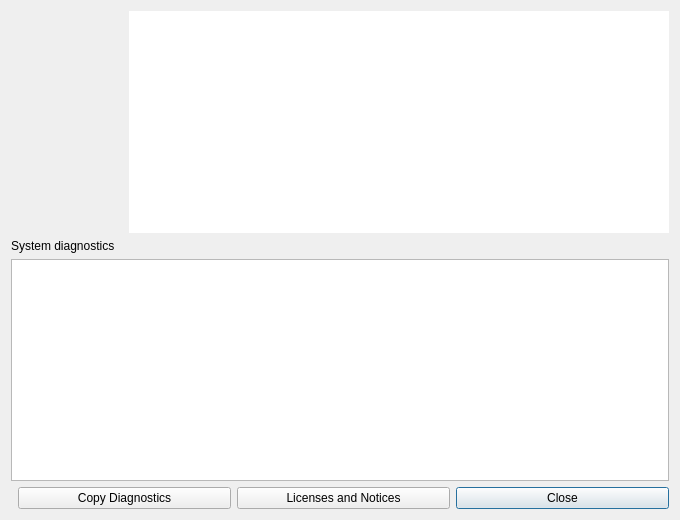
<?xml version="1.0" encoding="UTF-8"?>
<ui version="4.0">
 <class>AboutDialog</class>
 <widget class="QDialog" name="AboutDialog">
  <property name="geometry">
   <rect><x>0</x><y>0</y><width>680</width><height>520</height></rect>
  </property>
  <property name="minimumSize"><size><width>560</width><height>440</height></size></property>
  <property name="windowTitle"><string>About FoamMesh</string></property>
  <layout class="QVBoxLayout" name="verticalLayout">
   <item>
    <layout class="QHBoxLayout" name="identityLayout">
     <item>
      <widget class="QLabel" name="logo">
       <property name="minimumSize"><size><width>112</width><height>112</height></size></property>
       <property name="maximumSize"><size><width>112</width><height>112</height></size></property>
       <property name="scaledContents"><bool>true</bool></property>
       <property name="alignment"><set>Qt::AlignCenter</set></property>
      </widget>
     </item>
     <item>
      <widget class="QTextBrowser" name="description">
       <property name="frameShape"><enum>QFrame::NoFrame</enum></property>
       <property name="openExternalLinks"><bool>true</bool></property>
      </widget>
     </item>
    </layout>
   </item>
   <item>
    <widget class="QLabel" name="diagnosticsLabel">
     <property name="text"><string>System diagnostics</string></property>
    </widget>
   </item>
   <item>
    <widget class="QPlainTextEdit" name="diagnostics">
     <property name="readOnly"><bool>true</bool></property>
     <property name="lineWrapMode"><enum>QPlainTextEdit::NoWrap</enum></property>
    </widget>
   </item>
   <item>
    <layout class="QHBoxLayout" name="buttonLayout">
     <item><spacer name="buttonSpacer"><property name="orientation"><enum>Qt::Horizontal</enum></property></spacer></item>
     <item><widget class="QPushButton" name="copyDiagnostics"><property name="text"><string>Copy Diagnostics</string></property></widget></item>
     <item><widget class="QPushButton" name="thirdPartySoftwares"><property name="text"><string>Licenses and Notices</string></property></widget></item>
     <item><widget class="QPushButton" name="close"><property name="text"><string>Close</string></property><property name="default"><bool>true</bool></property></widget></item>
    </layout>
   </item>
  </layout>
 </widget>
 <resources><include location="../../../../resource.qrc"/></resources>
 <connections/>
</ui>
